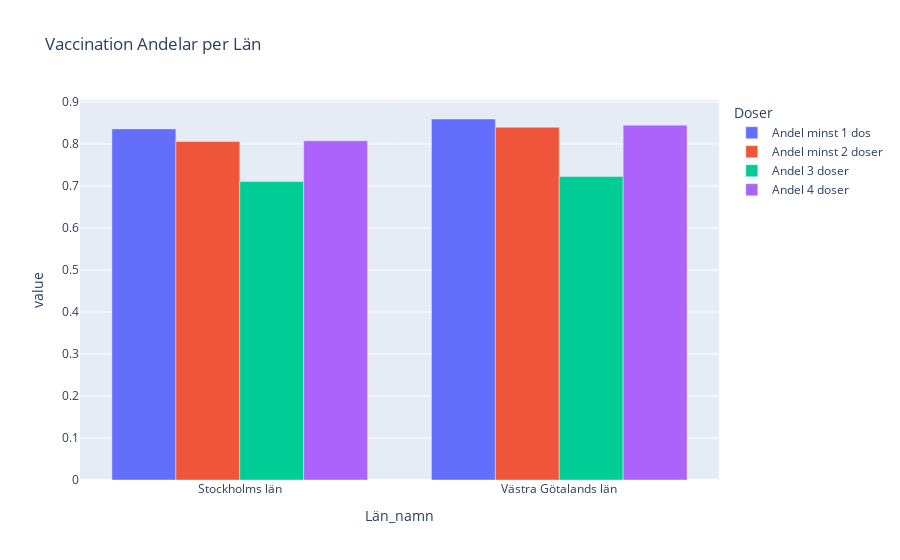

Source (notebook cell):
### Markdown cell above
G) Take Västra Götaland County and Stockholm County and create charts showing the percentage of individuals vaccinated with at least 1 dose, two doses, three doses, and four doses.

### Code cell
"""The code groups data for "Västra Götalands län" and "Stockholms län," calculating mean proportions
 for each vaccine dose. It resets the index, creates a stacked bar chart using Plotly Express to visualize
   vaccination proportions in the two regions, customizes it with layout, title, and labels, saves the
     chart as an HTML file for visualization, and displays it"""

grouped_counties = df[df["Län_namn"].isin(["Västra Götalands län", "Stockholms län"])].groupby("Län_namn").agg({
    "Andel minst 1 dos": "mean",
    "Andel minst 2 doser": "mean",
    "Andel 3 doser": "mean",
    "Andel 4 doser": "mean"
})

# Reset the index to turn "Län_namn" back into a column again.
grouped_counties.reset_index(inplace=True)

# Create a bar chart
fig = px.bar(grouped_counties, x="Län_namn", y=["Andel minst 1 dos", "Andel minst 2 doser", "Andel 3 doser", "Andel 4 doser"],
             barmode="group", title="Vaccination Andelar per Län", labels={"variable": "Doser"})

# Spara diagrammet som en HTML-fil för visualisering och visa diagrammet
fig.write_html("Visualiseringar/2G.Vaccination Andelar per Län Gbg och Sthl.html")

# Show the chart
fig.show()

### Figure 1 — Plotly figure (JSON) as saved in the notebook; plotly's stock layout.template omitted (floating-point values rounded to 4 significant figures)
{"data": [{"alignmentgroup": "True", "hovertemplate": "Doser=Andel minst 1 dos<br>Län_namn=%{x}<br>value=%{y}<extra></extra>", "legendgroup": "Andel minst 1 dos", "marker": {"color": "#636efa", "pattern": {"shape": ""}}, "name": "Andel minst 1 dos", "offsetgroup": "Andel minst 1 dos", "orientation": "v", "showlegend": true, "textposition": "auto", "type": "bar", "x": ["Stockholms län", "Västra Götalands län"], "xaxis": "x", "y": [0.8359, 0.8594], "yaxis": "y"}, {"alignmentgroup": "True", "hovertemplate": "Doser=Andel minst 2 doser<br>Län_namn=%{x}<br>value=%{y}<extra></extra>", "legendgroup": "Andel minst 2 doser", "marker": {"color": "#EF553B", "pattern": {"shape": ""}}, "name": "Andel minst 2 doser", "offsetgroup": "Andel minst 2 doser", "orientation": "v", "showlegend": true, "textposition": "auto", "type": "bar", "x": ["Stockholms län", "Västra Götalands län"], "xaxis": "x", "y": [0.8059, 0.8397], "yaxis": "y"}, {"alignmentgroup": "True", "hovertemplate": "Doser=Andel 3 doser<br>Län_namn=%{x}<br>value=%{y}<extra></extra>", "legendgroup": "Andel 3 doser", "marker": {"color": "#00cc96", "pattern": {"shape": ""}}, "name": "Andel 3 doser", "offsetgroup": "Andel 3 doser", "orientation": "v", "showlegend": true, "textposition": "auto", "type": "bar", "x": ["Stockholms län", "Västra Götalands län"], "xaxis": "x", "y": [0.7104, 0.7224], "yaxis": "y"}, {"alignmentgroup": "True", "hovertemplate": "Doser=Andel 4 doser<br>Län_namn=%{x}<br>value=%{y}<extra></extra>", "legendgroup": "Andel 4 doser", "marker": {"color": "#ab63fa", "pattern": {"shape": ""}}, "name": "Andel 4 doser", "offsetgroup": "Andel 4 doser", "orientation": "v", "showlegend": true, "textposition": "auto", "type": "bar", "x": ["Stockholms län", "Västra Götalands län"], "xaxis": "x", "y": [0.8075, 0.8447], "yaxis": "y"}], "layout": {"barmode": "group", "legend": {"title": {"text": "Doser"}, "tracegroupgap": 0}, "title": {"text": "Vaccination Andelar per Län"}, "xaxis": {"anchor": "y", "domain": [0, 1], "title": {"text": "Län_namn"}}, "yaxis": {"anchor": "x", "domain": [0, 1], "title": {"text": "value"}}}}
